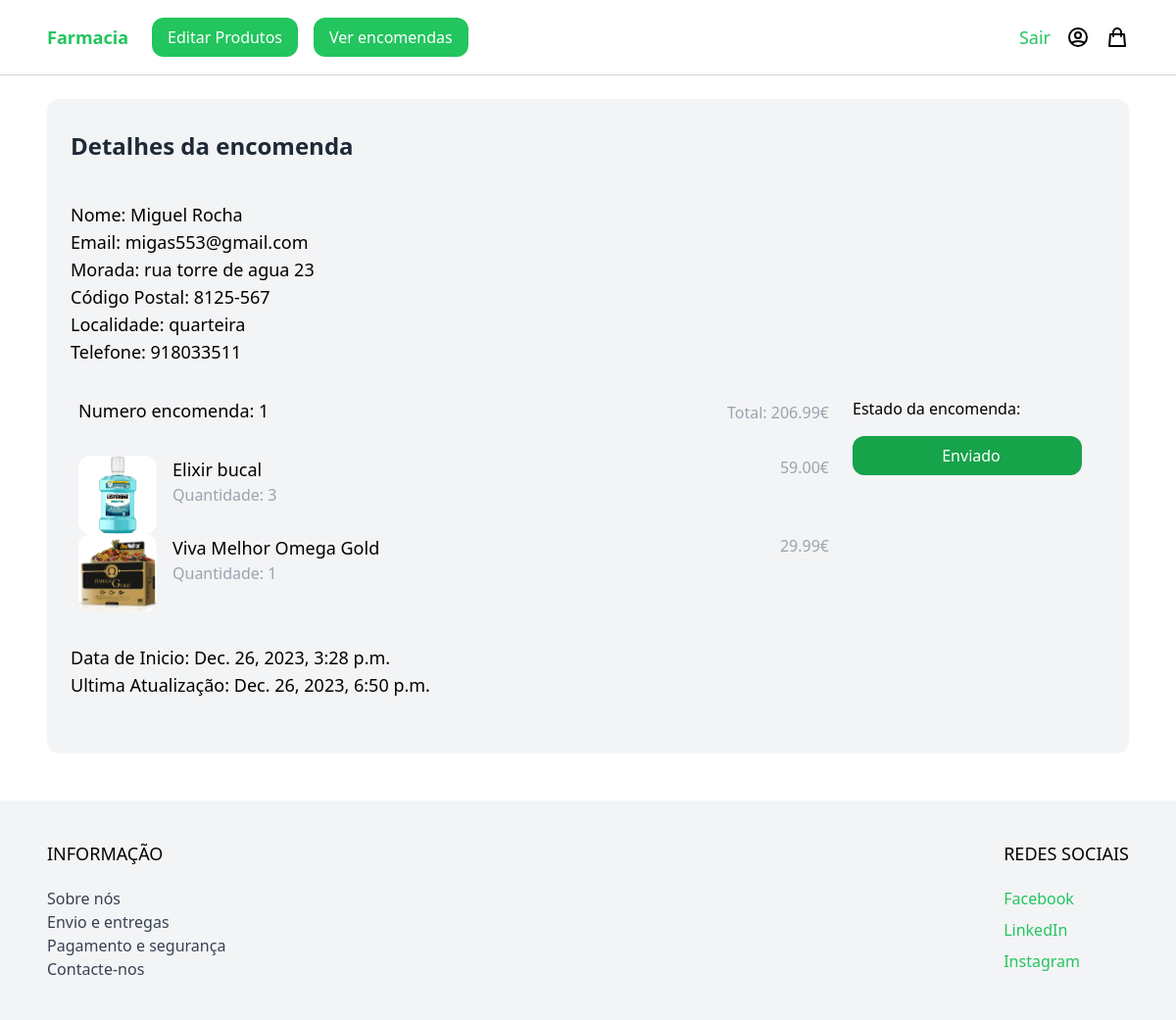
Page /order_details/1/ (signed in) on the committed database.
### Orders/models.py (models this page shows, shortened)
class Order(models.Model):
    STATUS_CHOICES = (
        ('Pendente', 'Pendente'),
        ('Enviado', 'Enviado'),
        ('Recebido', 'Recebido'),
        ('Cancelado', 'Cancelado'),
    )
    id = models.AutoField(primary_key=True)
    user = models.ForeignKey(User, on_delete=models.CASCADE)
    address = models.ForeignKey(ShippingAddress, on_delete=models.CASCADE)
    status = models.CharField(max_length=10, choices=STATUS_CHOICES, default='Pendente')
    payment = models.ForeignKey(Payment, on_delete=models.CASCADE, null=False)
    date_added = models.DateTimeField(auto_now_add=True)
    date_modified = models.DateTimeField(auto_now=True)
    total = models.DecimalField(max_digits=10, decimal_places=2, default=0.00)
    tracking_number = models.CharField(max_length=100, null=True)
    class Meta:
        verbose_name = 'Order'
        verbose_name_plural = 'Orders'

class ShippingAddress(models.Model):
    first_name = models.CharField(max_length=100, null=False)
    last_name = models.CharField(max_length=100, null=False)
    address = models.CharField(max_length=100, null=False)
    postal_code = models.CharField(validators=[RegexValidator(r'^\d{4}-\d{3}$')], max_length=8, null=False)
    city = models.CharField(max_length=100, null=False)
    nif = models.CharField(validators=[RegexValidator(r'^\d{9}$')], max_length=9, null=True)
    phone = models.CharField(validators=[RegexValidator(r'^\d{9}$')], max_length=9, null=False)
    class Meta:
        db_table = 'ShippingAdress'
        verbose_name = 'ShippingAdress'
        verbose_name_plural = 'ShippingAdresses'
        ordering = ['id']

class OrderProducts(models.Model):
    order = models.ForeignKey(Order, on_delete=models.CASCADE)
    product = models.ForeignKey(Product, on_delete=models.CASCADE)
    quantity = models.IntegerField(default=1)
    class Meta:
        verbose_name = 'OrderProduct'
        verbose_name_plural = 'OrderProducts'

### Products/models.py (models this page shows, shortened)
class Product(models.Model):
    id = models.AutoField(primary_key=True)
    name = models.CharField(max_length=100, null=False)
    slug = models.SlugField(null=False)
    category = models.ForeignKey(Category, on_delete=models.PROTECT)
    description = models.CharField(max_length=1000, null=False)
    price = models.DecimalField(max_digits=10, decimal_places=2,validators=[MinValueValidator(0)])
    stock = models.IntegerField(validators=[MinValueValidator(0)])
    photo = models.ImageField(upload_to='product_photos/', null=True, blank=True)
    timestamp = models.DateTimeField(auto_now_add=True)

### Orders/views.py (the view)
# urls.py: path('order_details/<int:order_id>/', order_details, name='order_details'),
@login_required
def order_details(request, order_id):
    order = get_object_or_404(Order, id=order_id)
    order_products = OrderProducts.objects.filter(order=order)
    context = {'order': order, 'order_products': order_products}
    return render(request, 'Orders/order_details.html', context)

### Orders/templates/Orders/order_details.html (shortened to what this page needs)
{% extends 'base.html' %}
{% block content %}
<div class="max-w-6xl mx-auto p-6">
        <div class="w-full mb-6 p-6 flex flex-wrap bg-gray-100 rounded-xl">
            <div class="mb-6 py-2 w-full">
                <h2 class="text-2xl font-bold text-gray-800">Detalhes da encomenda</h2>
            </div>
            <div class="w-full">
                <div class="mb-6 py-2 w-full">
                    <p class="text-lg">Nome: {{order.user.first_name}} {{order.user.last_name}}</p>
                    <p class="text-lg">Email: {{order.user.email}}</p>
                    <p class="text-lg">Morada: {{order.address.address}}</p>
                    <p class="text-lg">Código Postal: {{order.address.postal_code}}</p>
                    <p class="text-lg">Localidade: {{order.address.city}}</p>
                    <p class="text-lg">Telefone: {{order.address.phone}}</p>
                </div>
                <div class="product mb-6 flex pr-6">
                    <div class="w-3/4 pl-2">
                        <div class="flex justify-between">
                            <a href="#" class="text-lg">Numero encomenda: {{order.id}} </a>
                            <p class="mb-6 pt-1 text-gray-400">Total: {{ order.total}}€</p>
                        </div>
                        <div class="mt-2">
                            {% for item in order_products %}
                                {% if item.order == order %}
                                    <div class="flex justify-between">
                                        <div class="flex">
                                            <img src="{{ item.product.photo.url }}" class="w-20 h-20 object-cover rounded-xl">
                                            <div class="ml-4">
                                                <a href="#" class="text-lg">{{ item.product.name }}</a>
                                                <p class="text-gray-400">Quantidade: {{ item.quantity }}</p>
                                            </div>
                                        </div>
                                        <p class="text-gray-400">{{ item.product.price }}€</p>
                                    </div>
                                {% endif %}
                            {% endfor %}
                        </div>
                    </div>
                    <div class="w-1/4 pl-6">
                        <p>Estado da encomenda:</p>
                        <a class="inline-block mt-4 py-2 px-6 pr-4 rounded-xl text-white bg-green-600 w-full text-center">{{order.status}}</a><br>
                    </div>
                </div>
                <div class="mb-6 py-2 w-full">
                    <p class="text-lg">Data de Inicio: {{order.date_added}}</p>
                    <p class="text-lg">Ultima Atualização: {{order.date_modified}}</p>
                </div>
            </div>
        </div>
    </div>
{% endblock %}

### rows in the picture
Order: user.first_name "Miguel", user.last_name "Rocha", user.email "migas553@gmail.com", address.address "rua torre de agua 23", address.postal_code "8125-567", address.city "quarteira", address.phone "918033511", id "1", total "206.99", status "Enviado", date_added "Dec. 26, 2023, 3:28 p.m.", date_modified "Dec. 26, 2023, 6:50 p.m."
OrderProducts: product.photo (picture), product.name "Elixir bucal", quantity "3", product.price "59.00"
OrderProducts: product.photo (picture), product.name "Viva Melhor Omega Gold", quantity "1", product.price "29.99"
